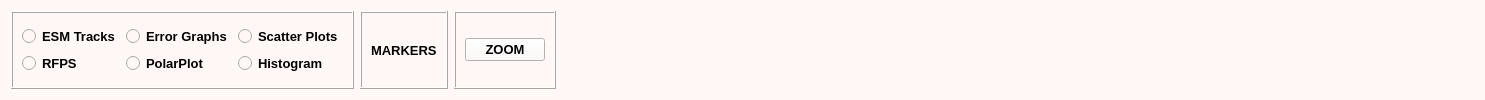
         <widget class="QWidget" name="View_parameters">
          <property name="styleSheet">
           <string notr="true">background-color: rgb(255, 248, 246);</string>
          </property>
          <layout class="QGridLayout" name="gridLayout_129">
           <item row="0" column="0">
            <layout class="QGridLayout" name="gridLayout_128">
             <item row="0" column="0">
              <widget class="QFrame" name="frame_view_test">
               <property name="frameShape">
                <enum>QFrame::Box</enum>
               </property>
               <property name="frameShadow">
                <enum>QFrame::Raised</enum>
               </property>
               <layout class="QGridLayout" name="gridLayout_125">
                <item row="0" column="0">
                 <layout class="QGridLayout" name="gridLayout_124">
                  <item row="0" column="0">
                   <layout class="QGridLayout" name="gridLayout_121">
                    <item row="0" column="0">
                     <widget class="QRadioButton" name="View_ESM">
                      <property name="font">
                       <font>
                        <family>Arial</family>
                        <pointsize>10</pointsize>
                        <weight>75</weight>
                        <bold>true</bold>
                       </font>
                      </property>
                      <property name="text">
                       <string>ESM Tracks</string>
                      </property>
                      <property name="autoExclusive">
                       <bool>false</bool>
                      </property>
                     </widget>
                    </item>
                    <item row="1" column="0">
                     <widget class="QRadioButton" name="View_RFPS">
                      <property name="font">
                       <font>
                        <family>Arial</family>
                        <pointsize>10</pointsize>
                        <weight>75</weight>
                        <bold>true</bold>
                       </font>
                      </property>
                      <property name="text">
                       <string>RFPS</string>
                      </property>
                      <property name="autoExclusive">
                       <bool>false</bool>
                      </property>
                     </widget>
                    </item>
                   </layout>
                  </item>
                  <item row="0" column="1">
                   <layout class="QGridLayout" name="gridLayout_122">
                    <item row="0" column="0">
                     <widget class="QRadioButton" name="View_Error">
                      <property name="font">
                       <font>
                        <family>Arial</family>
                        <pointsize>10</pointsize>
                        <weight>75</weight>
                        <bold>true</bold>
                       </font>
                      </property>
                      <property name="text">
                       <string>Error Graphs</string>
                      </property>
                      <property name="autoExclusive">
                       <bool>false</bool>
                      </property>
                     </widget>
                    </item>
                    <item row="1" column="0">
                     <widget class="QRadioButton" name="View_Polar">
                      <property name="font">
                       <font>
                        <family>Arial</family>
                        <pointsize>10</pointsize>
                        <weight>75</weight>
                        <bold>true</bold>
                       </font>
                      </property>
                      <property name="text">
                       <string>PolarPlot</string>
                      </property>
                      <property name="autoExclusive">
                       <bool>false</bool>
                      </property>
                     </widget>
                    </item>
                   </layout>
                  </item>
                  <item row="0" column="2">
                   <layout class="QGridLayout" name="gridLayout_123">
                    <item row="0" column="0">
                     <widget class="QRadioButton" name="View_Scatter">
                      <property name="font">
                       <font>
                        <family>Arial</family>
                        <pointsize>10</pointsize>
                        <weight>75</weight>
                        <bold>true</bold>
                       </font>
                      </property>
                      <property name="text">
                       <string>Scatter Plots</string>
                      </property>
                      <property name="autoExclusive">
                       <bool>false</bool>
                      </property>
                     </widget>
                    </item>
                    <item row="1" column="0">
                     <widget class="QRadioButton" name="View_Hist">
                      <property name="font">
                       <font>
                        <family>Arial</family>
                        <pointsize>10</pointsize>
                        <weight>75</weight>
                        <bold>true</bold>
                       </font>
                      </property>
                      <property name="text">
                       <string>Histogram</string>
                      </property>
                      <property name="autoExclusive">
                       <bool>false</bool>
                      </property>
                     </widget>
                    </item>
                   </layout>
                  </item>
                 </layout>
                </item>
               </layout>
              </widget>
             </item>
             <item row="0" column="1">
              <widget class="QFrame" name="frame_view_markers">
               <property name="frameShape">
                <enum>QFrame::Box</enum>
               </property>
               <property name="frameShadow">
                <enum>QFrame::Raised</enum>
               </property>
               <layout class="QGridLayout" name="gridLayout_127">
                <item row="0" column="0" alignment="Qt::AlignHCenter">
                 <widget class="QLabel" name="label_43">
                  <property name="font">
                   <font>
                    <family>Arial</family>
                    <pointsize>10</pointsize>
                    <weight>75</weight>
                    <bold>true</bold>
                   </font>
                  </property>
                  <property name="text">
                   <string>MARKERS</string>
                  </property>
                 </widget>
                </item>
               </layout>
              </widget>
             </item>
             <item row="0" column="2">
              <widget class="QFrame" name="frame_view_zoom">
               <property name="frameShape">
                <enum>QFrame::Box</enum>
               </property>
               <property name="frameShadow">
                <enum>QFrame::Raised</enum>
               </property>
               <layout class="QGridLayout" name="gridLayout_126">
                <item row="0" column="0">
                 <widget class="QPushButton" name="View_PB_Zoom">
                  <property name="font">
                   <font>
                    <family>Arial</family>
                    <pointsize>10</pointsize>
                    <weight>75</weight>
                    <bold>true</bold>
                   </font>
                  </property>
                  <property name="toolTip">
                   <string>Zoom</string>
                  </property>
                  <property name="text">
                   <string>ZOOM</string>
                  </property>
                 </widget>
                </item>
               </layout>
              </widget>
             </item>
            </layout>
           </item>
           <item row="0" column="1">
            <spacer name="horizontalSpacer_8">
             <property name="orientation">
              <enum>Qt::Horizontal</enum>
             </property>
             <property name="sizeHint" stdset="0">
              <size>
               <width>918</width>
               <height>20</height>
              </size>
             </property>
            </spacer>
           </item>
          </layout>
         </widget>
